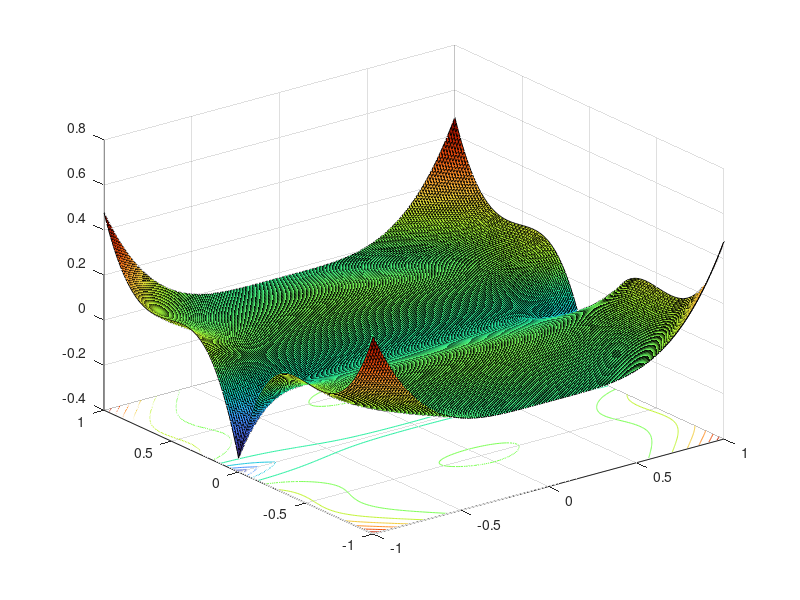

MATLAB code to generate this figure: (Note: this script raises an error after producing the figure.)
clear; clc; close all;
scale = 1;
d = 0.01;
[Px, Py] = meshgrid(-scale:d:scale, scale:-d:-scale);
[n, m] = size(Px);

T = 300;
alpha1 = 138.2 * (T - 676);
alpha11 = -1.625e+04;
alpha12 = -6.021e+06;
alpha111 = -1.431e+04;
alpha112 = 5.971e+06;

Q11 = 0.0228; Q12 = -0.018259;


%======================Scaling==============================
ab = 1e7;
alpha1 = alpha1 / ab;
alpha11 = alpha11 / ab;
alpha111 = alpha111 / ab;
alpha112 = alpha112 / ab;
alpha12 = alpha12 / ab;

E1 = 0.0;
E2 = 0.0;

Ex = E1 * ones(n);
Ey = E2 * ones(n);

GL_alpha1 = alpha1 * (Px.^2 + Py.^2);
GL_alphabar11 = alpha11 * (Px.^4 + Py.^4);
GL_alphabar12 = alpha12 * Px.^2 .* Py.^2;
GL_alpha111 = alpha111 * (Px.^6 + Py.^6);
GL_alpha112 = alpha112 * (Px.^4 .* Py.^2 + Px.^2 .* Py.^4);

% 3-fold rotational symmetry term
theta = atan2(Py, Px);
GL_threefold = alpha111 * cos(6 * theta) * (Px.^6 + Py.^6);

G_GL = GL_alpha1 + GL_alphabar11 + GL_alphabar12 + GL_alpha111 + GL_alpha112 + GL_threefold - Ex .* Px - Ey .* Py;


figure('Position', [100, 100, 1500, 1080]); % Setting the figure size to 1080p resolution
surfc(Px, Py, G_GL);
colormap(turbo(256));
ax = gca;
ax.FontSize = 60;
% Labeling x and y axis based on values
%ax.XTick = [-scale, 0, scale];
%ax.XTickLabel = {'-Px', '0', 'Px'};
%ax.YTick = [-scale, 0, scale];
%ax.YTickLabel = {'-Py', '0', 'Py'};

%xlabel('P_x'), ylabel('P_y'), 
%zlabel('\DeltaG (MJ)')
% Removing x, y, and z axis data labels (tick labels)
%ax.XTick = [];
%ax.YTick = [];
%ax.ZTick = [];
